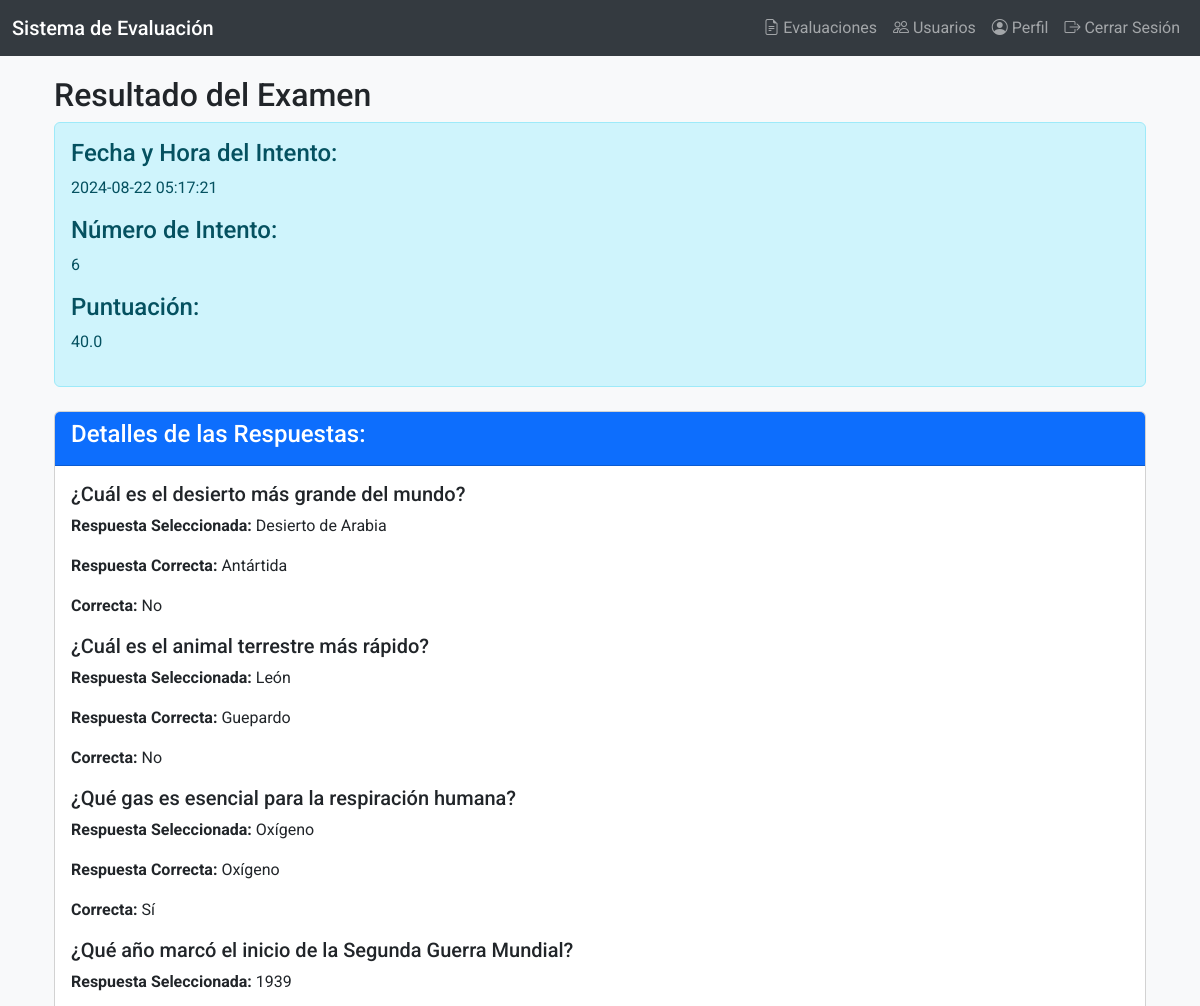
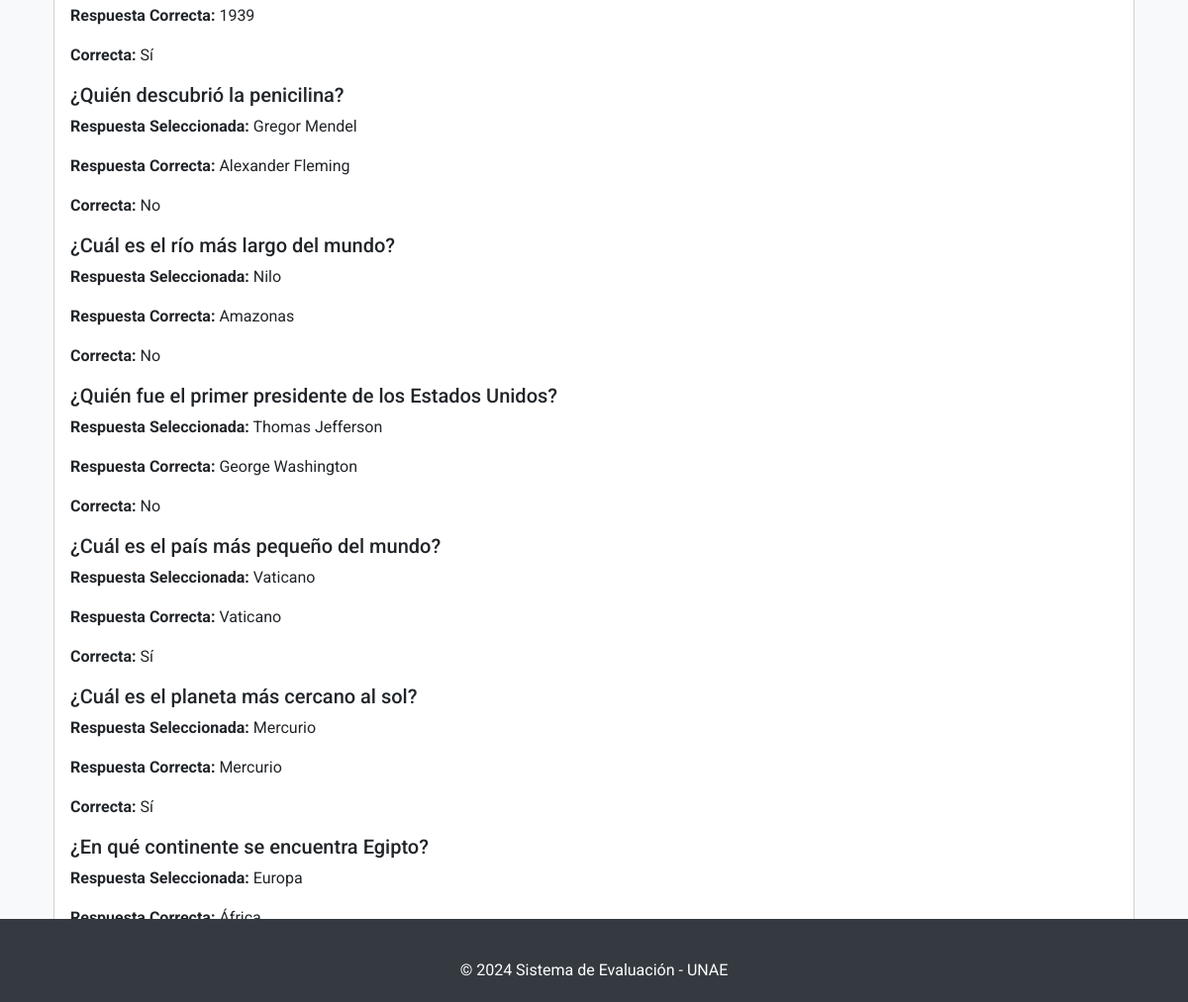
Page /resultado_examen/ (signed in) on the committed database (2 pictures, top to bottom).
### examen/models.py (models this page shows, shortened)
class Intento(models.Model):
    usuario = models.ForeignKey('auth.User', on_delete=models.CASCADE)
    fecha_hora = models.DateTimeField(default=timezone.now)
    puntuacion = models.FloatField(null=True, blank=True)  # Asegúrate de permitir nulos

class Pregunta(models.Model):
    enunciado = models.TextField()

class Respuesta(models.Model):
    pregunta = models.ForeignKey(Pregunta, on_delete=models.CASCADE)
    texto = models.TextField()
    es_correcta = models.BooleanField(default=False)

### examen/views.py (the view)
# urls.py: path('resultado_examen/', views.resultado_examen, name='resultado_examen'),
@login_required
def resultado_examen(request):
    intento = Intento.objects.filter(usuario=request.user).last()
    if not intento:
        return render(request, 'resultado.html', {'mensaje': 'No se encontraron resultados.'})
    respuestas_intento = RespuestaIntento.objects.filter(intento=intento)
    puntuacion = intento.puntuacion
    preguntas_respuestas = {}
    for respuesta_intento in respuestas_intento:
        pregunta = respuesta_intento.pregunta
        if pregunta not in preguntas_respuestas:
            preguntas_respuestas[pregunta] = {
                'respuesta_correcta': pregunta.respuesta_set.get(es_correcta=True).texto,
                'respuesta_seleccionada': respuesta_intento.respuesta_seleccionada.texto,
                'es_correcta': respuesta_intento.es_correcta
            }
    return render(request, 'resultado.html', {
        'preguntas_respuestas': preguntas_respuestas,
        'puntuacion': puntuacion,
        'numero_intento': intento.id,  # Agrega el ID del intento
        'fecha_hora': intento.fecha_hora.strftime('%Y-%m-%d %H:%M:%S'),  # Formato de fecha y hora
    })

### templates/resultado.html (shortened to what this page needs)
{% extends "base.html" %}
{% block content %}
<div class="container">
    <h2>Resultado del Examen</h2>
    {% if mensaje %}
    <div class="alert alert-info">{{ mensaje }}</div>
    {% else %}
    <div class="alert alert-info">
        <h4>Fecha y Hora del Intento:</h4>
        <p>{{ fecha_hora }}</p>
        <h4>Número de Intento:</h4>
        <p>{{ numero_intento }}</p>
        <h4>Puntuación:</h4>
        <p>{{ puntuacion }}</p>
    </div>
    <div class="card mt-4">
        <div class="card-header bg-primary text-white">
            <h4>Detalles de las Respuestas:</h4>
        </div>
        <div class="card-body">
            {% for pregunta, respuestas in preguntas_respuestas.items %}
            <div class="mb-3">
                <h5>{{ pregunta.enunciado }}</h5>
                <p><strong>Respuesta Seleccionada:</strong> {{ respuestas.respuesta_seleccionada }}</p>
                <p><strong>Respuesta Correcta:</strong> {{ respuestas.respuesta_correcta }}</p>
                <p><strong>Correcta:</strong> {% if respuestas.es_correcta %}Sí{% else %}No{% endif %}</p>
            </div>
            {% endfor %}
        </div>
    </div>
    {% endif %}
</div>
{% endblock %}

### templates/base.html (shortened to what this page needs)
<!DOCTYPE html>
<html lang="es">
<head>
    <link href="https://cdn.jsdelivr.net/npm/bootstrap@5.3.3/dist/css/bootstrap.min.css" rel="stylesheet">
    <link href="https://cdn.jsdelivr.net/npm/bootstrap-icons/font/bootstrap-icons.css" rel="stylesheet">
</head>
<body>
    <nav class="navbar navbar-expand-lg navbar-dark fixed-top">
        <div class="container-fluid">
            <a class="navbar-brand" href="{% url 'home' %}">Sistema de Evaluación</a>
            <div class="collapse navbar-collapse" id="navbarNav">
                <ul class="navbar-nav ms-auto">
                    <li class="nav-item">
                        <a class="nav-link" href=""><i class="bi bi-file-earmark-text"></i> Evaluaciones</a>
                    </li>
                    <li class="nav-item">
                        <a class="nav-link" href=""><i class="bi bi-people"></i> Usuarios</a>
                    </li>
                    <li class="nav-item">
                        <a class="nav-link" href=""><i class="bi bi-person-circle"></i> Perfil</a>
                    </li>
                    <li class="nav-item">
                        <a class="nav-link" href=""><i class="bi bi-box-arrow-right"></i> Cerrar Sesión</a>
                    </li>
                </ul>
            </div>
        </div>
    </nav>
    <div class="container">
        {% block content %}{% endblock %}
    </div>
    <footer class="footer mt-auto">
        <div class="container text-center">
            <span>&copy; 2024 Sistema de Evaluación - UNAE</span>
        </div>
    </footer>
</body>
</html>

### templates/base.html (style rules this page uses)
body { font-family: 'Roboto', sans-serif; background-color: #f8f9fa; padding-top: 56px; }
.navbar { background-color: #343a40; }
.navbar-brand { font-weight: 500; color: #ffffff; }
.container { margin-top: 20px; }
.footer { background-color: #343a40; color: #ffffff; padding: 20px 0; position: fixed; width: 100%; bottom: 0; }

### rows in the picture
Intento: puntuacion "40.0"
Pregunta: enunciado "¿Cuál es el desierto más grande del mundo?", respuesta_seleccionada "Desierto de Arabia", respuesta_correcta "Antártida", shows "No"
Pregunta: enunciado "¿Cuál es el animal terrestre más rápido?", respuesta_seleccionada "León", respuesta_correcta "Guepardo", shows "No"
Pregunta: enunciado "¿Qué gas es esencial para la respiración humana?", respuesta_seleccionada "Oxígeno", respuesta_correcta "Oxígeno", shows "Sí"
Pregunta: enunciado "¿Qué año marcó el inicio de la Segunda Guerra Mundial?", respuesta_seleccionada "1939", respuesta_correcta "1939", shows "Sí"
Pregunta: enunciado "¿Quién descubrió la penicilina?", respuesta_seleccionada "Gregor Mendel", respuesta_correcta "Alexander Fleming", shows "No"
Pregunta: enunciado "¿Cuál es el río más largo del mundo?", respuesta_seleccionada "Nilo", respuesta_correcta "Amazonas", shows "No"
Pregunta: enunciado "¿Quién fue el primer presidente de los Estados Unidos?", respuesta_seleccionada "Thomas Jefferson", respuesta_correcta "George Washington", shows "No"
Pregunta: enunciado "¿Cuál es el país más pequeño del mundo?", respuesta_seleccionada "Vaticano", respuesta_correcta "Vaticano", shows "Sí"
Pregunta: enunciado "¿Cuál es el planeta más cercano al sol?", respuesta_seleccionada "Mercurio", respuesta_correcta "Mercurio", shows "Sí"
Pregunta: enunciado "¿En qué continente se encuentra Egipto?", respuesta_seleccionada "Europa", respuesta_correcta "África"

### other values in the picture
{{ fecha_hora }} "2024-08-22 05:17:21"
{{ numero_intento }} "6"
